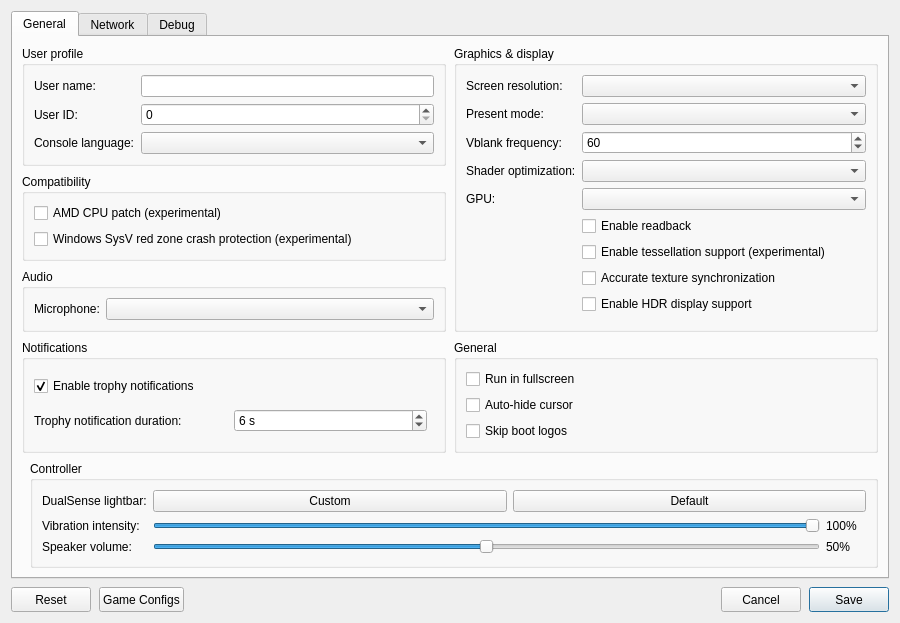
<?xml version="1.0" encoding="UTF-8"?>
<ui version="4.0">
 <class>ConfigurationEditDialog</class>
 <widget class="QDialog" name="ConfigurationEditDialog">
  <property name="geometry">
   <rect>
    <x>0</x>
    <y>0</y>
    <width>900</width>
    <height>620</height>
   </rect>
  </property>
  <property name="windowTitle">
   <string>Settings</string>
  </property>
  <property name="locale">
   <locale language="English" country="UnitedStates"/>
  </property>
  <layout class="QVBoxLayout" name="dialogLayout">
   <property name="spacing"><number>8</number></property>
   <item>
    <widget class="QTabWidget" name="settings_tabs">
     <property name="currentIndex"><number>0</number></property>
     <widget class="QWidget" name="settings_tab">
      <attribute name="title"><string>General</string></attribute>
      <layout class="QGridLayout" name="gridLayout">
       <property name="horizontalSpacing">
        <number>8</number>
       </property>
       <property name="verticalSpacing">
        <number>8</number>
       </property>
       <item row="0" column="0" colspan="2">
        <layout class="QGridLayout" name="sectionsLayout" columnstretch="1,1">
         <property name="horizontalSpacing">
          <number>8</number>
         </property>
         <property name="verticalSpacing">
          <number>8</number>
         </property>
         <item row="0" column="0">
          <widget class="QGroupBox" name="user_profile_group">
           <property name="title">
            <string>User profile</string>
           </property>
           <layout class="QFormLayout" name="userProfileLayout">
            <property name="fieldGrowthPolicy">
             <enum>QFormLayout::AllNonFixedFieldsGrow</enum>
            </property>
            <item row="0" column="0">
             <widget class="QLabel" name="label_user_name">
              <property name="text"><string>User name:</string></property>
             </widget>
            </item>
            <item row="0" column="1">
             <widget class="MandatoryLineEdit" name="lineEdit_user_name">
              <property name="toolTip"><string>Local user name exposed to games</string></property>
              <property name="clearButtonEnabled"><bool>true</bool></property>
             </widget>
            </item>
            <item row="1" column="0">
             <widget class="QLabel" name="label_user_id">
              <property name="text"><string>User ID:</string></property>
             </widget>
            </item>
            <item row="1" column="1">
             <widget class="QSpinBox" name="spinBox_user_id">
              <property name="toolTip"><string>Local user ID exposed to games</string></property>
              <property name="maximum"><number>2147483647</number></property>
             </widget>
            </item>
            <item row="2" column="0">
             <widget class="QLabel" name="label_console_language">
              <property name="text"><string>Console language:</string></property>
             </widget>
            </item>
            <item row="2" column="1">
             <widget class="QComboBox" name="comboBox_console_language">
              <property name="toolTip"><string>Language</string></property>
             </widget>
            </item>
           </layout>
          </widget>
         </item>
         <item row="2" column="0">
          <widget class="QGroupBox" name="audio_group">
           <property name="title"><string>Audio</string></property>
           <layout class="QFormLayout" name="audioLayout">
            <property name="fieldGrowthPolicy">
             <enum>QFormLayout::AllNonFixedFieldsGrow</enum>
            </property>
            <item row="0" column="0">
             <widget class="QLabel" name="label_audio_input_device">
              <property name="text"><string>Microphone:</string></property>
             </widget>
            </item>
            <item row="0" column="1">
             <widget class="QComboBox" name="comboBox_audio_input_device"/>
            </item>
           </layout>
          </widget>
         </item>
         <item row="0" column="1" rowspan="3">
          <widget class="QGroupBox" name="graphics_group">
           <property name="title">
            <string>Graphics &amp;&amp; display</string>
           </property>
           <layout class="QFormLayout" name="graphicsLayout">
            <property name="fieldGrowthPolicy">
             <enum>QFormLayout::AllNonFixedFieldsGrow</enum>
            </property>
            <item row="0" column="0">
             <widget class="QLabel" name="label_screen_resolution">
              <property name="text"><string>Screen resolution:</string></property>
             </widget>
            </item>
            <item row="0" column="1">
             <widget class="QComboBox" name="comboBox_screen_resolution">
              <property name="toolTip"><string>Window resolution</string></property>
             </widget>
            </item>
            <item row="1" column="0">
             <widget class="QLabel" name="label_present_mode">
              <property name="text"><string>Present mode:</string></property>
             </widget>
            </item>
            <item row="1" column="1">
             <widget class="QComboBox" name="comboBox_present_mode">
              <property name="toolTip"><string>Vulkan swapchain presentation mode</string></property>
             </widget>
            </item>
            <item row="2" column="0">
             <widget class="QLabel" name="label_vblank_frequency">
              <property name="text"><string>Vblank frequency:</string></property>
             </widget>
            </item>
            <item row="2" column="1">
             <widget class="QSpinBox" name="spinBox_vblank_frequency">
              <property name="toolTip"><string>Virtual display refresh rate used for frame pacing</string></property>
              <property name="minimum"><number>30</number></property>
              <property name="maximum"><number>360</number></property>
              <property name="value"><number>60</number></property>
             </widget>
            </item>
            <item row="3" column="0">
             <widget class="QLabel" name="label_shader_optimization">
              <property name="text"><string>Shader optimization:</string></property>
             </widget>
            </item>
            <item row="3" column="1">
             <widget class="QComboBox" name="comboBox_shader_optimization_type">
              <property name="toolTip"><string>Optimize shaders for code size or performance</string></property>
             </widget>
            </item>
            <item row="4" column="0">
             <widget class="QLabel" name="label_gpu">
              <property name="text"><string>GPU:</string></property>
             </widget>
            </item>
            <item row="4" column="1">
             <widget class="QComboBox" name="comboBox_gpu">
              <property name="toolTip"><string>Graphics device used by the emulator</string></property>
             </widget>
            </item>
            <item row="5" column="1">
             <widget class="QCheckBox" name="checkBox_readback">
              <property name="toolTip"><string>Read back writable linear images</string></property>
              <property name="text"><string>Enable readback</string></property>
             </widget>
            </item>
            <item row="6" column="1">
             <widget class="QCheckBox" name="checkBox_tessellation">
              <property name="toolTip"><string>Draw tessellated geometry. Disabled by default; unsupported tessellation may cause crashes.</string></property>
              <property name="text"><string>Enable tessellation support (experimental)</string></property>
             </widget>
            </item>
            <item row="7" column="1">
             <widget class="QCheckBox" name="checkBox_sync_raw_image_buffers">
              <property name="toolTip"><string>Can fix missing textures and incorrect transparency in some games. May reduce performance.</string></property>
              <property name="text"><string>Accurate texture synchronization</string></property>
             </widget>
            </item>
            <item row="8" column="1">
             <widget class="QCheckBox" name="checkBox_hdr">
              <property name="toolTip"><string>Enable HDR10 output for supported games. Requires HDR enabled on the host display.</string></property>
              <property name="text"><string>Enable HDR display support</string></property>
             </widget>
            </item>
           </layout>
          </widget>
         </item>
         <item row="3" column="0">
          <widget class="QGroupBox" name="notifications_group">
           <property name="title"><string>Notifications</string></property>
           <layout class="QVBoxLayout" name="notificationsLayout">
            <item>
             <widget class="QCheckBox" name="checkBox_trophy_notifications">
              <property name="toolTip"><string>Show trophy unlock notifications and play their sound.
    To use your own sound, replace the emulator's assets/sounds/trophy-unlock.wav with a WAV file and restart the game.</string></property>
              <property name="text"><string>Enable trophy notifications</string></property>
              <property name="checked"><bool>true</bool></property>
             </widget>
            </item>
            <item>
             <layout class="QHBoxLayout" name="trophyDurationLayout">
              <item>
               <widget class="QLabel" name="label_trophy_duration">
                <property name="text"><string>Trophy notification duration:</string></property>
               </widget>
              </item>
              <item>
               <widget class="QSpinBox" name="spinBox_trophy_duration">
                <property name="toolTip"><string>How long each trophy unlock notification stays on screen.</string></property>
                <property name="suffix"><string> s</string></property>
                <property name="minimum"><number>5</number></property>
                <property name="maximum"><number>10</number></property>
                <property name="value"><number>6</number></property>
               </widget>
              </item>
              <item>
               <spacer name="trophyDurationSpacer">
                <property name="orientation"><enum>Qt::Horizontal</enum></property>
               </spacer>
              </item>
             </layout>
            </item>
           </layout>
          </widget>
         </item>
         <item row="3" column="1">
          <widget class="QGroupBox" name="general_group">
           <property name="title"><string>General</string></property>
           <layout class="QVBoxLayout" name="generalLayout">
            <item>
             <widget class="QCheckBox" name="checkBox_fullscreen">
              <property name="toolTip"><string>Run in borderless desktop fullscreen</string></property>
              <property name="text"><string>Run in fullscreen</string></property>
             </widget>
            </item>
            <item>
             <widget class="QCheckBox" name="checkBox_hide_cursor">
              <property name="toolTip"><string>Hide the host cursor after 2 seconds without mouse activity</string></property>
              <property name="text"><string>Auto-hide cursor</string></property>
             </widget>
            </item>
            <item>
             <widget class="QCheckBox" name="checkBox_skip_notice_screen">
              <property name="toolTip"><string>Skip startup logos and notices in supported games.</string></property>
              <property name="text"><string>Skip boot logos</string></property>
             </widget>
            </item>
           </layout>
          </widget>
         </item>
         <item row="1" column="0">
          <widget class="QGroupBox" name="compatibility_group">
           <property name="title">
            <string>Compatibility</string>
           </property>
           <layout class="QVBoxLayout" name="compatibilityLayout">
            <item>
             <widget class="QCheckBox" name="checkBox_amd_cpu">
              <property name="toolTip"><string>Patch CPU instructions that differ between AMD and the host CPU.</string></property>
              <property name="text"><string>AMD CPU patch (experimental)</string></property>
             </widget>
            </item>
            <item>
             <widget class="QCheckBox" name="checkBox_red_zone_protection">
              <property name="toolTip"><string>Helps prevent crashes in some games on Windows</string></property>
              <property name="text"><string>Windows SysV red zone crash protection (experimental)</string></property>
             </widget>
            </item>
           </layout>
          </widget>
         </item>
        </layout>
       </item>
       <item row="1" column="1">
        <widget class="QGroupBox" name="controller_group">
         <property name="title"><string>Controller</string></property>
         <layout class="QFormLayout" name="controllerLayout">
          <property name="fieldGrowthPolicy"><enum>QFormLayout::AllNonFixedFieldsGrow</enum></property>
          <item row="0" column="0">
           <widget class="QLabel" name="label_controller_color">
            <property name="text"><string>DualSense lightbar:</string></property>
           </widget>
          </item>
          <item row="0" column="1">
           <layout class="QHBoxLayout" name="controllerColorLayout">
            <item>
             <widget class="QPushButton" name="button_controller_color">
              <property name="toolTip"><string>Choose and preview a fixed LED color. Bluetooth DualSense may take several seconds to update.</string></property>
              <property name="text"><string>Custom</string></property>
             </widget>
            </item>
            <item>
             <widget class="QPushButton" name="button_controller_color_reset">
              <property name="toolTip"><string>Let the game control the lightbar</string></property>
              <property name="text"><string>Default</string></property>
             </widget>
            </item>
           </layout>
          </item>
          <item row="1" column="0">
           <widget class="QLabel" name="label_controller_vibration">
            <property name="text"><string>Vibration intensity:</string></property>
           </widget>
          </item>
          <item row="1" column="1">
           <layout class="QHBoxLayout" name="controllerVibrationLayout">
            <item>
             <widget class="QSlider" name="slider_controller_vibration">
              <property name="toolTip"><string>Scale DualSense vibration over USB and Bluetooth</string></property>
              <property name="maximum"><number>100</number></property>
              <property name="value"><number>100</number></property>
              <property name="orientation"><enum>Qt::Horizontal</enum></property>
             </widget>
            </item>
            <item>
             <widget class="QLabel" name="label_controller_vibration_value">
              <property name="minimumSize"><size><width>40</width><height>0</height></size></property>
              <property name="text"><string>100%</string></property>
             </widget>
            </item>
           </layout>
          </item>
          <item row="2" column="0">
           <widget class="QLabel" name="label_controller_volume">
            <property name="text"><string>Speaker volume:</string></property>
           </widget>
          </item>
          <item row="2" column="1">
           <layout class="QHBoxLayout" name="controllerVolumeLayout">
            <item>
             <widget class="QSlider" name="slider_controller_volume">
              <property name="toolTip"><string>Scale the DualSense speaker over USB and Bluetooth. 50% is the previous default; 100% adds 6 dB of gain.</string></property>
              <property name="maximum"><number>100</number></property>
              <property name="value"><number>50</number></property>
              <property name="orientation"><enum>Qt::Horizontal</enum></property>
             </widget>
            </item>
            <item>
             <widget class="QLabel" name="label_controller_volume_value">
              <property name="minimumSize"><size><width>40</width><height>0</height></size></property>
              <property name="text"><string>50%</string></property>
             </widget>
            </item>
           </layout>
          </item>
         </layout>
        </widget>
       </item>
      </layout>
     </widget>
     <widget class="QWidget" name="network_tab">
      <attribute name="title"><string>Network</string></attribute>
      <layout class="QVBoxLayout" name="networkTabLayout">
       <item>
        <widget class="QCheckBox" name="checkBox_network_connected">
         <property name="toolTip"><string>Let games use your computer's local network connection.</string></property>
         <property name="text"><string>Enable network connection</string></property>
        </widget>
       </item>
       <item>
        <spacer name="networkSpacer">
         <property name="orientation"><enum>Qt::Vertical</enum></property>
         <property name="sizeHint" stdset="0"><size><width>20</width><height>40</height></size></property>
        </spacer>
       </item>
      </layout>
     </widget>
     <widget class="QWidget" name="debug_tab">
      <attribute name="title"><string>Debug</string></attribute>
      <layout class="QVBoxLayout" name="debugTabLayout">
       <item>
        <widget class="QGroupBox" name="debug_group">
         <property name="title">
          <string>Debugging &amp;&amp; logs</string>
         </property>
         <layout class="QGridLayout" name="debugLayout" columnstretch="0,1,0,1">
          <property name="horizontalSpacing"><number>8</number></property>
          <property name="verticalSpacing"><number>6</number></property>
          <item row="0" column="0" colspan="2">
           <widget class="QCheckBox" name="checkBox_vulkan_validation">
            <property name="toolTip"><string>Enable Vulkan validation layers</string></property>
            <property name="text"><string>Vulkan validation</string></property>
            <property name="checked"><bool>true</bool></property>
           </widget>
          </item>
          <item row="0" column="2" colspan="2">
           <widget class="QCheckBox" name="checkBox_shader_validation">
            <property name="toolTip"><string>Validate SPIR-V binary</string></property>
            <property name="text"><string>Shader validation</string></property>
            <property name="checked"><bool>true</bool></property>
           </widget>
          </item>
          <item row="1" column="0" colspan="2">
           <widget class="QCheckBox" name="checkBox_renderdoc_capture">
            <property name="toolTip"><string>Enable RenderDoc capture</string></property>
            <property name="text"><string>RenderDoc capture</string></property>
           </widget>
          </item>
          <item row="1" column="2" colspan="2">
           <widget class="QCheckBox" name="checkBox_cmd_dump">
            <property name="toolTip"><string>Dump command buffers</string></property>
            <property name="text"><string>Command buffer dump</string></property>
           </widget>
          </item>
          <item row="2" column="0">
           <widget class="QLabel" name="label_shader_log_direction">
            <property name="text"><string>Shader logging:</string></property>
           </widget>
          </item>
          <item row="2" column="1">
           <widget class="QComboBox" name="comboBox_shader_log_direction">
            <property name="toolTip"><string>Dump shaders to file or console window. If enabled may decrease emulator performance</string></property>
           </widget>
          </item>
          <item row="2" column="2">
           <widget class="QLabel" name="label_shader_log_folder">
            <property name="text"><string>Shader log folder:</string></property>
           </widget>
          </item>
          <item row="2" column="3">
           <widget class="MandatoryLineEdit" name="lineEdit_shader_log_folder">
            <property name="toolTip"><string>Specify directory to dump shaders</string></property>
            <property name="clearButtonEnabled"><bool>true</bool></property>
           </widget>
          </item>
          <item row="3" column="0">
           <widget class="QLabel" name="label_printf_direction">
            <property name="text"><string>Printf output:</string></property>
           </widget>
          </item>
          <item row="3" column="1">
           <widget class="QComboBox" name="comboBox_printf_direction">
            <property name="toolTip"><string>Print logs to file or console window. If enabled may decrease emulator performance</string></property>
           </widget>
          </item>
          <item row="3" column="2">
           <widget class="QLabel" name="label_printf_file">
            <property name="text"><string>Printf output file:</string></property>
           </widget>
          </item>
          <item row="3" column="3">
           <widget class="MandatoryLineEdit" name="lineEdit_printf_file">
            <property name="toolTip"><string>Specify file to dump logs</string></property>
            <property name="clearButtonEnabled"><bool>true</bool></property>
           </widget>
          </item>
          <item row="4" column="0">
           <widget class="QCheckBox" name="checkBox_profiler">
            <property name="toolTip"><string>Enable the Tracy profiler. Profiling may decrease emulator performance</string></property>
            <property name="text"><string>Tracy profiler</string></property>
           </widget>
          </item>
          <item row="4" column="2">
           <widget class="QLabel" name="label_cmd_dump_folder">
            <property name="text"><string>Command buffer folder:</string></property>
           </widget>
          </item>
          <item row="4" column="3">
           <widget class="MandatoryLineEdit" name="lineEdit_cmd_dump_folder">
            <property name="toolTip"><string>Specify directory to dump command buffers</string></property>
            <property name="clearButtonEnabled"><bool>true</bool></property>
           </widget>
          </item>
         <item row="5" column="0" colspan="4">
          <widget class="QCheckBox" name="checkBox_gpu_assisted_validation">
           <property name="toolTip"><string>Bounds-check shader accesses on the GPU. Implies Vulkan validation; very slow</string></property>
           <property name="text"><string>GPU-assisted validation (very slow)</string></property>
          </widget>
         </item>
         </layout>
        </widget>
       </item>
       <item>
        <spacer name="debugSpacer">
         <property name="orientation"><enum>Qt::Vertical</enum></property>
         <property name="sizeHint" stdset="0"><size><width>20</width><height>40</height></size></property>
        </spacer>
       </item>
      </layout>
     </widget>
    </widget>
   </item>
   <item>
    <layout class="QHBoxLayout" name="buttonLayout">
     <item>
     <widget class="QPushButton" name="clear_button">
       <property name="minimumSize"><size><width>80</width><height>25</height></size></property>
       <property name="text"><string>Reset</string></property>
       <property name="toolTip"><string>Restore default settings</string></property>
      </widget>
     </item>
     <item>
      <widget class="QPushButton" name="settings_button">
       <property name="minimumSize"><size><width>80</width><height>25</height></size></property>
       <property name="text"><string>Game Configs</string></property>
       <property name="toolTip"><string>Import or export game configs</string></property>
      </widget>
     </item>
     <item>
      <spacer name="buttonSpacer">
       <property name="orientation"><enum>Qt::Horizontal</enum></property>
       <property name="sizeHint" stdset="0"><size><width>40</width><height>20</height></size></property>
      </spacer>
     </item>
     <item>
      <widget class="QPushButton" name="cancel_button">
       <property name="minimumSize"><size><width>80</width><height>25</height></size></property>
       <property name="text"><string>Cancel</string></property>
      </widget>
     </item>
     <item>
      <widget class="QPushButton" name="ok_button">
       <property name="minimumSize"><size><width>80</width><height>25</height></size></property>
       <property name="text"><string>Save</string></property>
       <property name="default"><bool>true</bool></property>
      </widget>
     </item>
    </layout>
   </item>
  </layout>
 </widget>
 <customwidgets>
  <customwidget>
   <class>MandatoryLineEdit</class>
   <extends>QLineEdit</extends>
   <header>mandatoryLineEdit.h</header>
  </customwidget>
 </customwidgets>
 <resources/>
</ui>
